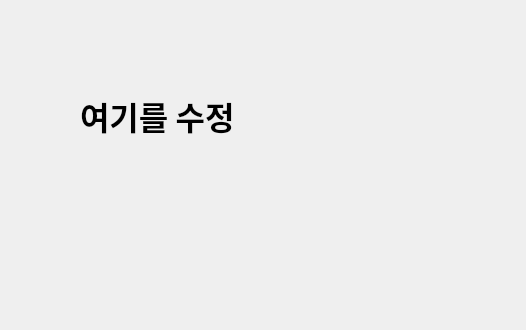
<?xml version="1.0" encoding="UTF-8"?>
<ui version="4.0">
 <class>Dialog</class>
 <widget class="QDialog" name="Dialog">
  <property name="geometry">
   <rect>
    <x>0</x>
    <y>0</y>
    <width>526</width>
    <height>330</height>
   </rect>
  </property>
  <property name="windowTitle">
   <string>Dialog</string>
  </property>
  <widget class="QLabel" name="label">
   <property name="geometry">
    <rect>
     <x>80</x>
     <y>70</y>
     <width>351</width>
     <height>91</height>
    </rect>
   </property>
   <property name="font">
    <font>
     <family>맑은 고딕</family>
     <pointsize>24</pointsize>
     <weight>75</weight>
     <bold>true</bold>
    </font>
   </property>
   <property name="text">
    <string>여기를 수정</string>
   </property>
  </widget>
 </widget>
 <resources/>
 <connections/>
</ui>
